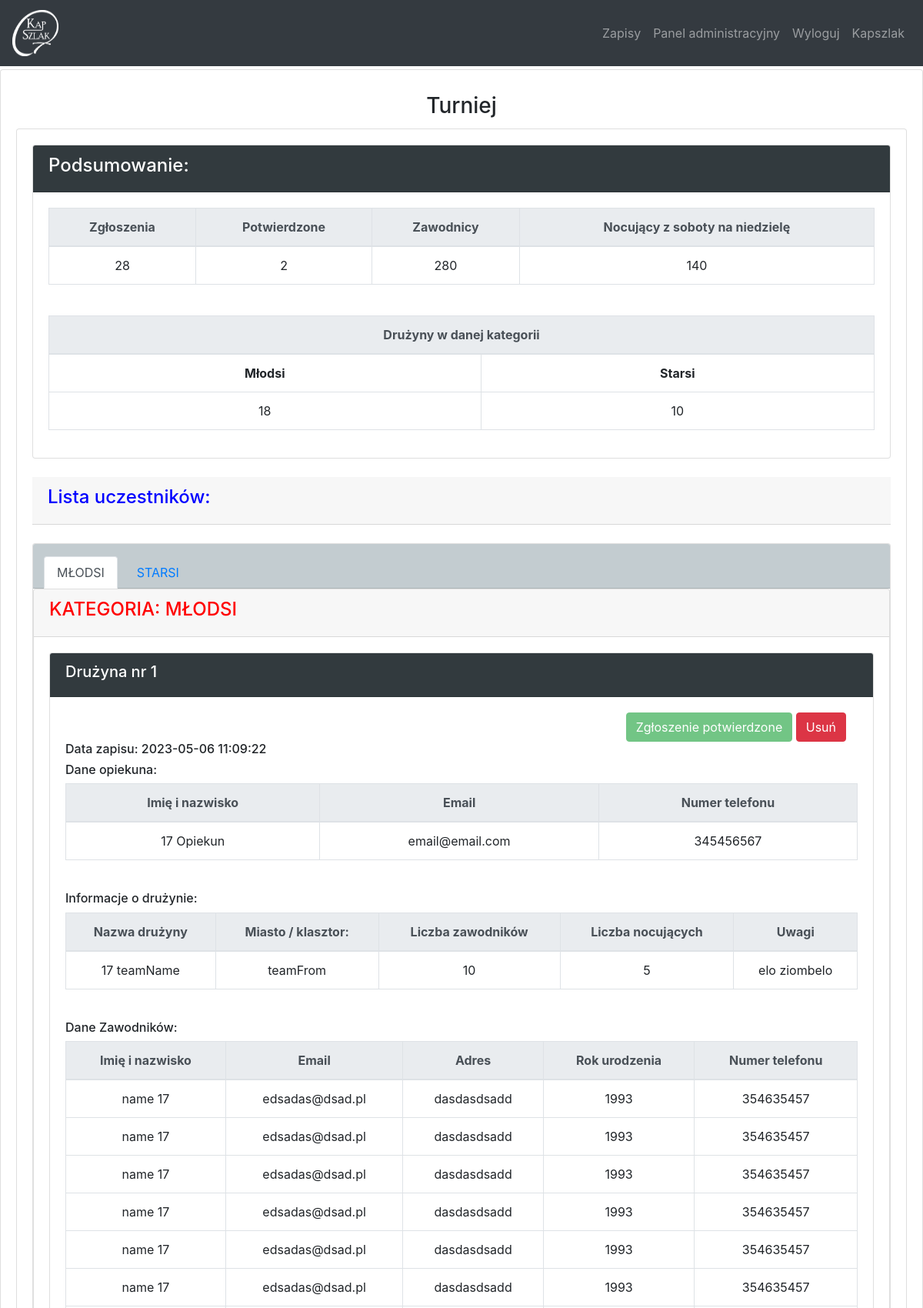
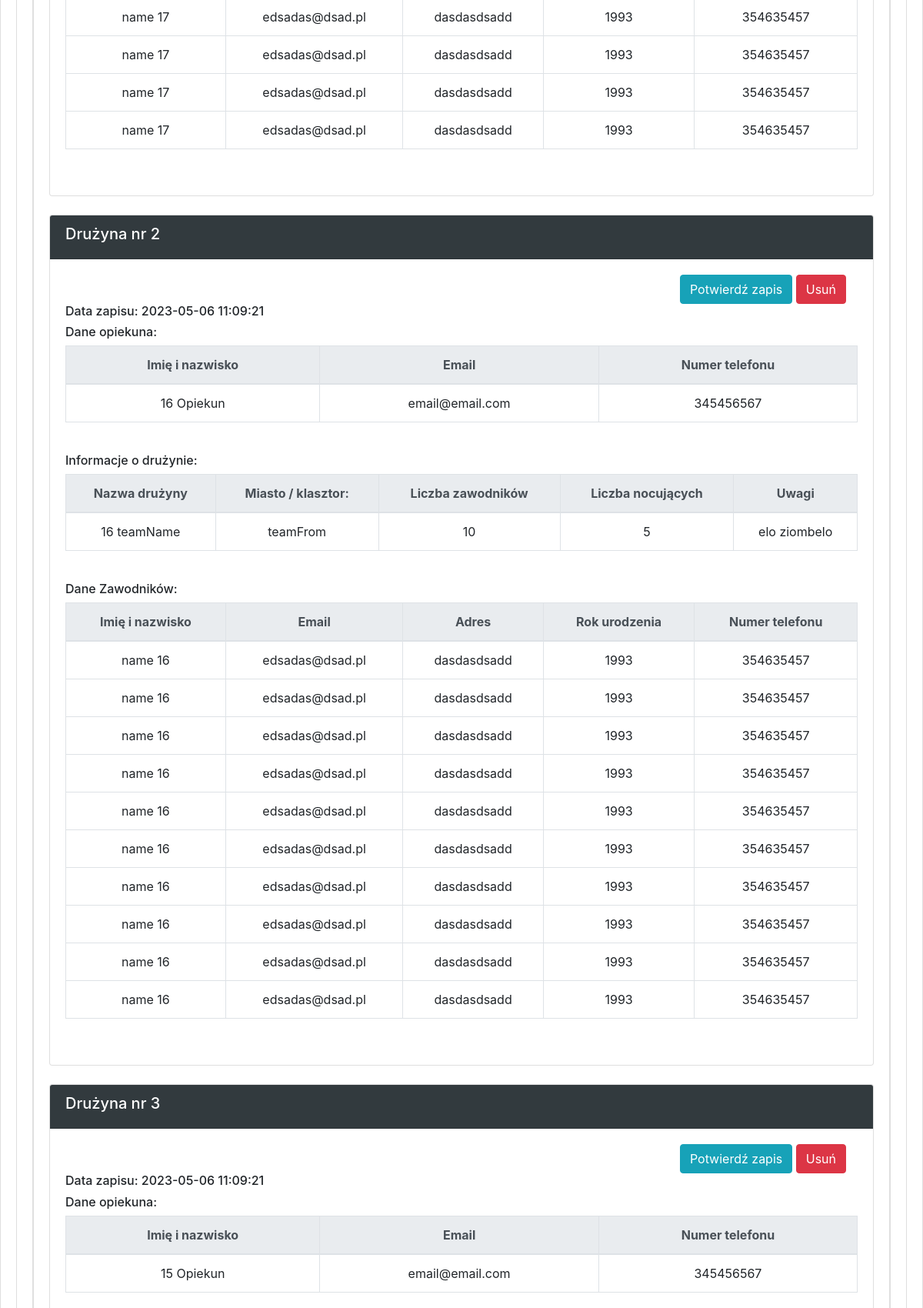
/dashboard/eventview?event_id=10 (signed in, upper part), run on the app's committed database (2 pictures, top to bottom).
### website/models.py (models this page shows)
class Events(db.Model):
    id = db.Column(db.Integer, primary_key=True)
    year_id = db.Column(db.Integer, db.ForeignKey('year.id'))
    signup = db.relationship('Signup', backref='events')
    name = db.Column(db.String(300))
    date  = db.Column(db.Date)
    temp_id = db.Column(db.Integer)
    is_active = db.Column(db.Boolean, default=True, nullable=False)
    mail_temp = db.Column(db.String(1000))

class Signup(db.Model):
    id = db.Column(db.Integer, primary_key=True)
    event_id = db.Column(db.Integer, db.ForeignKey('events.id'))
    date  = db.Column(db.DateTime)
    person = db.relationship('Person', backref='signup')
    basic = db.relationship('Basic', backref='signup')
    winter = db.relationship('Winter', backref='signup')
    turnament = db.relationship('Turnament', backref='signup')
    older = db.relationship('Older', backref='signup')

class Person(db.Model):
    id = db.Column(db.Integer, primary_key=True)
    signup_id = db.Column(db.Integer, db.ForeignKey('signup.id'))
    is_verified = db.Column(db.Boolean, default=False)
    is_contact = db.Column(db.Boolean, default=True)
    name = db.Column(db.String(300))
    email = db.Column(db.String(300))
    adress = db.Column(db.String(300))
    year = db.Column(db.Integer)
    telNum = db.Column(db.Integer)
    selectSize = db.Column(db.String(10))
    weight = db.Column(db.Integer)
    height = db.Column(db.Integer)

class Turnament(db.Model):
    id = db.Column(db.Integer, primary_key=True)
    signup_id = db.Column(db.Integer, db.ForeignKey('signup.id'))
    ageCat = db.Column(db.String(300))
    teamName = db.Column(db.String(300))
    teamFrom = db.Column(db.String(300))
    teamNum = db.Column(db.Integer)
    peopleNum = db.Column(db.Integer)
    say = db.Column(db.String(300))

### website/views.py (the view)
@views.route('/dashboard/eventview', methods=['GET', 'POST'])
@login_required
def event_view():
    event_id = request.args.get('event_id', None)
    event = Events.query.get(int(event_id))
    if event:
        sn_lst = event.signup
        sn_lst = sorted(sn_lst, key=lambda signup: signup.id, reverse=True)
        dic = get_sumup(event, sn_lst)
        if event.temp_id != 3:
            return render_template('event_view.html', event=event, sn_lst=sn_lst, user=current_user, dic=dic)
        else:
            lst_young = []
            lst_old = []
            for signup in event.signup:
                for turn in signup.turnament:
                    if turn.ageCat == 'Do 14 roku życia (drużyna składa się z 6 osób + bramkarz)':
                        lst_young.append(signup)
                    else:
                        lst_old.append(signup)
            lst_young = sorted(lst_young, key=lambda signup: signup.id, reverse=True)
            lst_old = sorted(lst_old, key=lambda signup: signup.id, reverse=True)
            return render_template('event_view.html', event=event, lst_young=lst_young, lst_old=lst_old, user=current_user, dic=dic)
    else:
        flash('Operacja nie jest dostepna', category='error')
        return redirect(url_for('views.dashboard'))

### website/templates/event_view.html (shortened to what this page needs)
{% extends "base.html" %}
{% block content %}
<div class="card">
		    <div class="card-body">
		    	<h3 class="card-title" align="center">{{ event.name }}</h3>
		    	<div class="card">
		    		<div class="card-body">
		    		{% if event.temp_id == 1 %}
			    		{% include 'signup_view/ev1.html' %}
			    	{% elif event.temp_id == 2 %}
			    		{% include 'signup_view/ev2.html' %}
			    	{% elif event.temp_id == 3 %}
			    		{% include 'signup_view/ev3.html' %}
			    	{% elif event.temp_id == 4 %}
			    		{% include 'signup_view/ev4.html' %}
			    	{% elif event.temp_id == 5 %}
			    		{% include 'signup_view/ev5.html' %}
			    	{% elif event.temp_id == 6 %}
			    		{% include 'signup_view/ev6.html' %}
			    	{% endif %}
		    		</div>
		</div>
	</div>
{% endblock %}

### website/templates/signup_view/ev3.html (shortened to what this page needs)
<div class="card">
    <div class="card-header" style="background-color: #323a3e">
<h4><font color="white">Podsumowanie:</font></h4>
</div>
<div class="card-body">
<table class="table table-bordered">
                          <thead class="thead-light" align="center">
                            <tr>
                              <th scope="col">Zgłoszenia</th>
                              <th scope="col">Potwierdzone</th>
                              <th scope="col">Zawodnicy</th>
                              <th scope="col">Nocujący z soboty na niedzielę</th>
                            </tr>
                          </thead>
                          <tbody align="center">
                            <tr>
                              <td>{{ dic['num_signup'] }}</td>
                              <td>{{ dic['num_active'] }}</td>
                              <td>{{ dic['players'] }}</td>
                              <td>{{ dic['sleep'] }}</td>
                            </tr>
                    </tbody>
                        </table>
<br>
<table class="table table-bordered">
                          <thead class="thead-light" align="center">
                            <tr>
                              <th colspan="2">Drużyny w danej kategorii</th>
                            </tr>
                          </thead>
                          <tbody align="center">
                            <tr>
                              <td><b>Młodsi</b></td>
                              <td><b>Starsi</b></td>
                            </tr>
                            <tr>
                              <td>{{ dic['young'] }}</td>
                              <td>{{ dic['old'] }}</td>
                            </tr>
                    </tbody>
                        </table>
                      </div>
</div>
<br>
    <div class="card-header">
      {% if dic['num_signup'] != 0 %}
<h4><font color="blue">Lista uczestników:</font></h4>
{% else %}
<h4><font color="red">Brak zapisanych uczestników:</font></h4>
{% endif %}
</div>
<br>
<div class="card">
<div class="card-header" style="background-color:   #c3ccd0">
    <ul class="nav nav-tabs card-header-tabs">
      <li class="nav-item">
        <a class="nav-link active" href="#young">MŁODSI</a>
      </li>
      <li class="nav-item">
        <a class="nav-link" href="#old">STARSI</a>
      </li>
    </ul>
  </div>
{% if lst_young %}
<div class="card">
    <div class="card-header">
<a name="young"><h4><font color="red">KATEGORIA: MŁODSI</font></h4></a>
</div>
<div class="card-body">
{% for signup in lst_young %}
<div class="card">
    <div class="card-header" style="background-color: #323a3e">
<h5><font color="white">Drużyna nr {{ loop.index }}</font></h5>
</div>
    {% for item in signup.person %}
    {% if item.is_contact %}
    <div class="card-body">
      <div class="col-md-12 text-right">
        {% if not item.is_verified %}
        <a href="/signup-verified?event_id={{ event.id }}&person_id={{ item.id }}"><button type="button" class="btn btn-info">Potwierdź zapis</button></a>
        {% else %}
        <button type="button" class="btn btn-success" disabled>Zgłoszenie potwierdzone</button>
        {% endif %}
        {% if event.is_active %}
        <a href="/delete?event_id={{ event.id }}&signup_id={{ signup.id }}"><button type="button" class="btn btn-danger">Usuń</button></a>
        {% endif %}
      </div>
<h6>Data zapisu: {{ signup.date }}</h6>
<h6>Dane opiekuna:</h6>
<table class="table table-bordered">
                          <thead class="thead-light" align="center">
                            <tr>
                              <th scope="col">Imię i nazwisko</th>
                              <th scope="col">Email</th>
                              <th scope="col">Numer telefonu</th>
                            </tr>
                          </thead>
                          <tbody align="center">
                            <tr>
                              <td>{{ item.name }}</td>
                              <td>{{ item.email }}</td>
                              <td>{{ item.telNum }}</td>
                            </tr>
                          </tbody>
                        </table>
                      {% endif %}
               {% endfor %}
               <br>
{% for item in signup.turnament %}
    <h6>Informacje o drużynie:</h6>
<table class="table table-bordered">
                          <thead class="thead-light" align="center">
                            <tr>
                              <th scope="col">Nazwa drużyny</th>
                              <th scope="col">Miasto / klasztor:</th>
                              <th scope="col">Liczba zawodników</th>
                              <th scope="col">Liczba nocujących</th>
                              <th scope="col">Uwagi</th>
                            </tr>
                          </thead>
                          <tbody align="center">
                            <tr>
                              <td>{{ item.teamName }}</td>
                              <td>{{ item.teamFrom }}</td>
                              <td>{{ item.teamNum }}</td>
                              <td>{{ item.peopleNum }}</td>
                              <td>{{ item.say }}</td>
                            </tr>
                          </tbody>
                        </table>
                        {% endfor %}
                         <br>
<h6>Dane Zawodników:</h6>
<table class="table table-bordered">
                          <thead class="thead-light" align="center">
                            <tr>
                              <th scope="col">Imię i nazwisko</th>
                              <th scope="col">Email</th>
                              <th scope="col">Adres</th>
                              <th scope="col">Rok urodzenia</th>
                              <th scope="col">Numer telefonu</th>
                            </tr>
                          </thead>
                          <tbody align="center">
                            {% for item in signup.person %}
                              {% if not item.is_contact %}
                            <tr>
                              <td>{{ item.name }}</td>
                              <td>{{ item.email }}</td>
                              <td>{{ item.adress }}</td>
                              <td>{{ item.year }}</td>
                              <td>{{ item.telNum }}</td>
                            </tr>
                           {% endif %}
                        {% endfor %}
                          </tbody>
                        </table>
               <br>
             </div>
           </div><br>
               {% endfor %}
             </div>
             </div>
             <br>
             {% endif %}
    </div>
  </div>

### website/static/css/style.css (style rules this page uses)
li { margin: 4px; }
h3 { margin-top: 10px; }
table, th, td { border: 1px solid black; border-collapse: collapse; }

### data on the page
Events: name "Turniej"
Signup: date "2023-05-06 11:09:22"
Person: is_verified "Zgłoszenie potwierdzone", name "17 Opiekun", email "email@email.com", telNum "345456567"
Turnament: teamName "17 teamName", teamFrom "teamFrom", teamNum "10", peopleNum "5", say "elo ziombelo"
Person: name "name 17", email "edsadas@dsad.pl", adress "dasdasdsadd", year "1993", telNum "354635457"
Person: name "name 17", email "edsadas@dsad.pl", adress "dasdasdsadd", year "1993", telNum "354635457"
Person: name "name 17", email "edsadas@dsad.pl", adress "dasdasdsadd", year "1993", telNum "354635457"
Person: name "name 17", email "edsadas@dsad.pl", adress "dasdasdsadd", year "1993", telNum "354635457"
Person: name "name 17", email "edsadas@dsad.pl", adress "dasdasdsadd", year "1993", telNum "354635457"
Person: name "name 17", email "edsadas@dsad.pl", adress "dasdasdsadd", year "1993", telNum "354635457"
Person: name "name 17", email "edsadas@dsad.pl", adress "dasdasdsadd", year "1993", telNum "354635457"
Person: name "name 17", email "edsadas@dsad.pl", adress "dasdasdsadd", year "1993", telNum "354635457"
Person: name "name 17", email "edsadas@dsad.pl", adress "dasdasdsadd", year "1993", telNum "354635457"
Person: name "name 17", email "edsadas@dsad.pl", adress "dasdasdsadd", year "1993", telNum "354635457"
Signup: date "2023-05-06 11:09:21"
Person: name "16 Opiekun", email "email@email.com", telNum "345456567"
Turnament: teamName "16 teamName", teamFrom "teamFrom", teamNum "10", peopleNum "5", say "elo ziombelo"
Person: name "name 16", email "edsadas@dsad.pl", adress "dasdasdsadd", year "1993", telNum "354635457"
Person: name "name 16", email "edsadas@dsad.pl", adress "dasdasdsadd", year "1993", telNum "354635457"
Person: name "name 16", email "edsadas@dsad.pl", adress "dasdasdsadd", year "1993", telNum "354635457"
Person: name "name 16", email "edsadas@dsad.pl", adress "dasdasdsadd", year "1993", telNum "354635457"
Person: name "name 16", email "edsadas@dsad.pl", adress "dasdasdsadd", year "1993", telNum "354635457"
Person: name "name 16", email "edsadas@dsad.pl", adress "dasdasdsadd", year "1993", telNum "354635457"
Person: name "name 16", email "edsadas@dsad.pl", adress "dasdasdsadd", year "1993", telNum "354635457"
Person: name "name 16", email "edsadas@dsad.pl", adress "dasdasdsadd", year "1993", telNum "354635457"
Person: name "name 16", email "edsadas@dsad.pl", adress "dasdasdsadd", year "1993", telNum "354635457"
Person: name "name 16", email "edsadas@dsad.pl", adress "dasdasdsadd", year "1993", telNum "354635457"
Signup: date "2023-05-06 11:09:21"
Person: name "15 Opiekun", email "email@email.com", telNum "345456567"

### other printed values
{{ dic['num_signup'] }} "28"
{{ dic['num_active'] }} "2"
{{ dic['players'] }} "280"
{{ dic['sleep'] }} "140"
{{ dic['young'] }} "18"
{{ dic['old'] }} "10"
